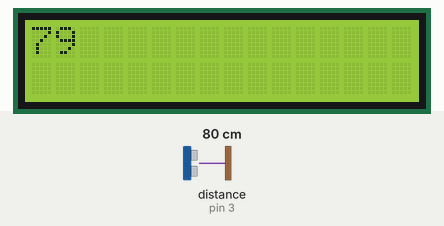
Simulated run of this sketch. Board: Arduino Uno, built with avr-gcc and run on an emulated ATmega328P. Parts: 16×2 character LCD. Wiring (inferred from the names in the program): ultrasonic range finder: trigger pin 2; echo pin 3. The test bench sets the inputs (shaded band); at power-on: distance to the obstacle (sensor on pin 3) 80 cm. The echo pulse lasts 58.3 µs per cm; what the sketch prints to the serial monitor is not drawn.

Above: at 1.2 s.
1.3 s: distance to the obstacle (sensor on pin 3) set to 2 cm
At 3.1 s:
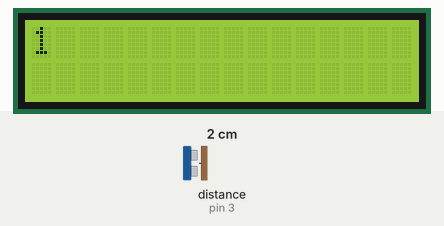
3.5 s: distance to the obstacle (sensor on pin 3) set to 4 cm
At 4.8 s:
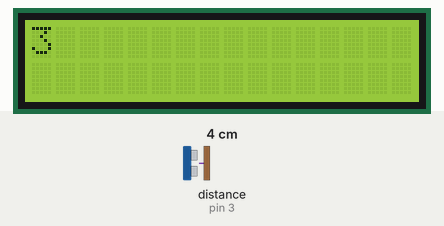
5.5 s: distance to the obstacle (sensor on pin 3) set to 9 cm
At 6.6 s:
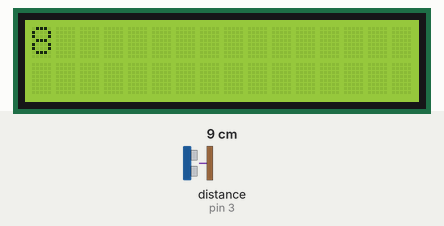
Timing chart, 0 to 8.5 s (numbered marks = the images above; inputs shaded):
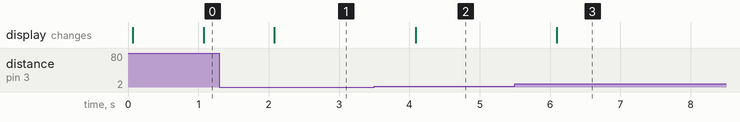

The sketch:

UltraSensor_003.ino
```cpp
#include <LiquidCrystal.h>

// 초음파센서의 Trig, Echo 핀을 매크로 상수로 선언합니다. #define TRIG 2
#define TRIG 2
#define ECHO 3

LiquidCrystal lcd(8, 9, 4, 5, 6, 7);
// initialize the library with the numbers of the interface pins

void setup(){
  Serial.begin(9600);

  // 초음파센서의 Trig를 출력 모드로 설정합니다.
  pinMode(TRIG, OUTPUT);
  // 초음파센서의 Echo를 입력 모드로 설정합니다.
  pinMode(ECHO, INPUT);
  // set up the LCD's number of columns and rows
  lcd.begin(16, 2);
}

long distance;

void ultraSensor(float _distanceTrans){
    // 다음은 초음파센서의 Trig에서 초음파를 발사하는 코드입니다.
  digitalWrite(TRIG, LOW);
  delayMicroseconds(2);
  digitalWrite(TRIG, HIGH);
  delayMicroseconds(10);

  digitalWrite(TRIG, LOW);
  // pulseIn명령어를 통해 Echo핀에 초음파가 들어오는 시간을 계산합니다.
  // pulseIn에서 반환된 값에 58.2를 나눈 이유는 시간을 cm로 변경하기 위해서입니다.
  distance = pulseIn(ECHO, HIGH)/_distanceTrans;
}

void lcd_Display(){
  lcd.clear();
  lcd.print(distance);
}

void lcd_DisplayMod(int _delay, int _abnormalValue){
  lcd.clear();

  if(distance > _abnormalValue){
    lcd.print("abnormal value");
  } else {
    lcd.print(distance);
  }

  Serial.println(distance);
  delay(_delay);
}

void loop(){
  ultraSensor(58.2);
//  lcd_Display();
  lcd_DisplayMod(1000,3000);
}
```

Measured:
- after the input at 1.3 s, the display: changes after 0.78 s (image 1)
- after the input at 3.5 s, the display: changes after 0.59 s (image 2)
- after the input at 5.5 s, the display: changes after 0.59 s (image 3)
